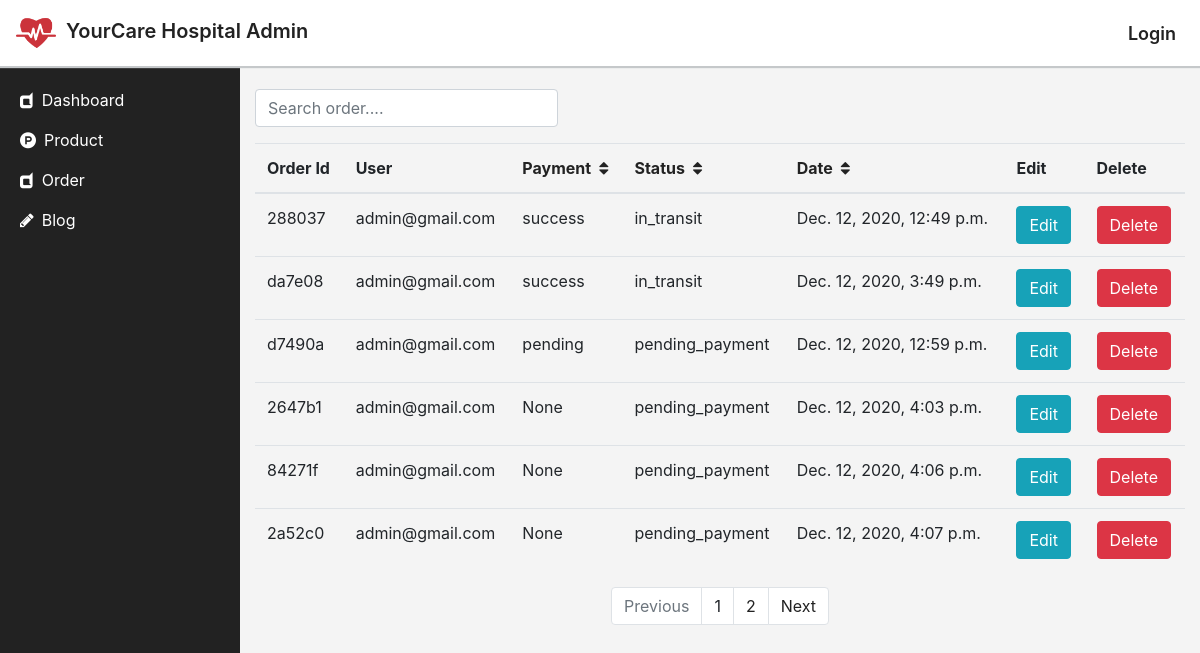
The app's page /staff/order-list?order_by=status__on_type&dir_by=asc&dir_col=-date, older data.
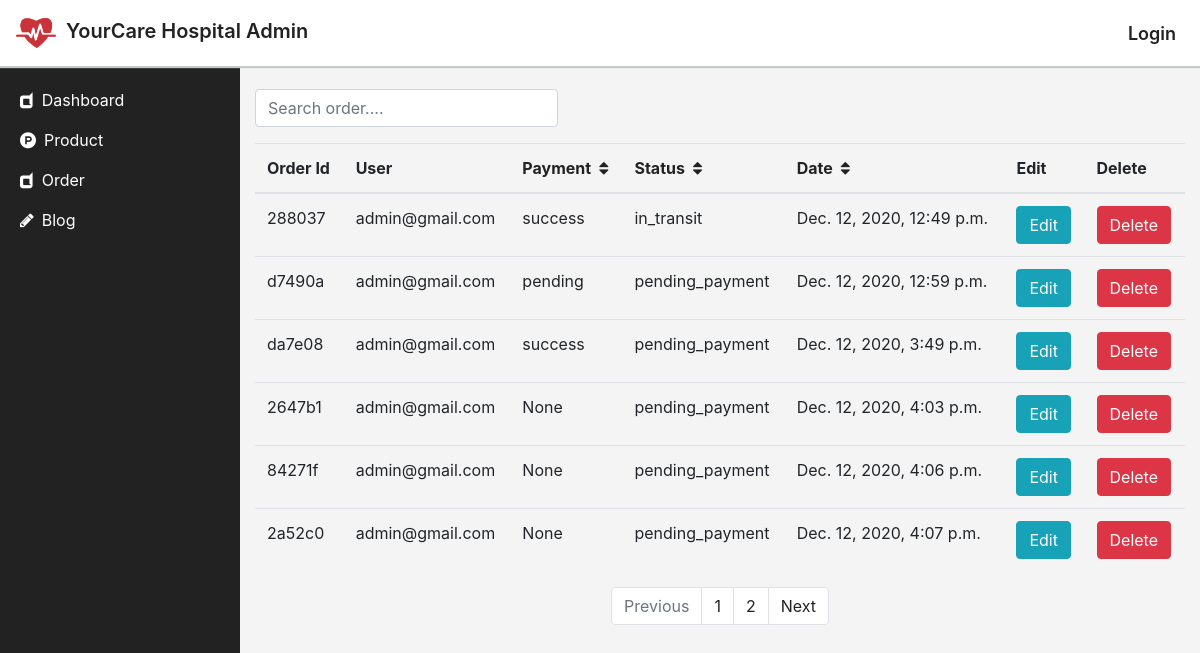
The same page, newer data.
### sell/models.py (models this page shows, shortened)
class Order(models.Model):
	order_id = models.CharField(max_length=20)
	user = models.ForeignKey(
		UserProfile,
		on_delete = models.CASCADE,
		null=True,
		blank=True,
		related_name='orders',
	)
	session_id = models.CharField(max_length=100, null=True, blank=True)
	carts = models.ManyToManyField(Cart)
	shipping_address = models.ForeignKey(
		ShippingAddress,
		on_delete = models.SET_NULL,
		null=True,
		blank=True,
		related_name = 'shipping_addresses',
	)
	order_note = models.TextField(max_length=500, null=True, blank=True)
	status = models.ForeignKey(
		OrderStatus,
		on_delete = models.SET_NULL,
		null=True,
		blank=True,
		related_name='statuses'
	)
	payment = models.ForeignKey(
		Payment,
		on_delete = models.SET_NULL,
		null=True,
		blank=True,
		related_name = 'payments',
	)
	date = models.DateTimeField(auto_now_add=True)

class Payment(models.Model):
	order = models.ForeignKey(
		'Order',
		on_delete = models.CASCADE,
		related_name = 'payments',
	)
	status = models.CharField(
		max_length=100,
		choices = PaymentStatusChoice.choices,
		default = PaymentStatusChoice.PENDING
	)
	chash_on_delivery = models.BooleanField(default=False)
	card = models.BooleanField(default=False)
	mobile_banking = models.BooleanField(default=False)
	transaction_id = models.CharField(max_length=100,blank=True)
	amount = models.FloatField(default=0)
	shipping_price = models.FloatField(default=0)
	date = models.DateTimeField(auto_now_add=True)
	def __str__(self):
		return self.status

class OrderStatus(models.Model):
	order = models.ForeignKey(
		'Order',
		on_delete=models.CASCADE,
		related_name = 'statuses',
	)
	on_type = models.CharField(
		max_length = 100,
		choices = StatusChoice.choices,
		default = StatusChoice.PENDING_PAYMENT,
	)
	date = models.DateTimeField(auto_now_add=True)
	def __str__(self):
		return self.on_type

### account/models.py (models this page shows, shortened)
class UserProfile(AbstractBaseUser, PermissionsMixin):
	username = models.CharField(max_length=255, null=True, blank=True)
	first_name = models.CharField(max_length=255,null=True, blank=True)
	last_name = models.CharField(max_length=255, null=True, blank=True)
	email = models.EmailField(max_length=100, unique=True)
	phone = models.CharField(max_length=100,null=True, blank=True)
	status = models.BooleanField (default = False)
	user_image = models.ImageField(upload_to='user_images', null=True, blank=True)
	division = models.CharField(max_length=255, null=True, blank=True)
	city = models.CharField(max_length=255, null=True, blank=True)
	address = models.CharField(max_length=255, null=True, blank=True)
	is_active = models.BooleanField(default=True)
	is_staff = models.BooleanField(default=False)
	date = models.DateTimeField(auto_now_add=True, null=True)
	objects = UserProfileManager()
	USERNAME_FIELD = 'email'
	class Meta:
		ordering = ('-first_name',)
	def __str__(self):
		return self.email

### staff/views.py (the view)
# urls.py: path('order-list', views.OrderList.as_view(), name='order_list'),
class OrderList(View):
	template_name = 'staff/order/order_list.html'
	def get(self, request):
		direction_by = request.GET.get('dir_by','desc')
		search_by = request.GET.get('search')
		direction_column = request.GET.get('dir_col')
		order_by = request.GET.get('order_by','-date')
		if direction_column==order_by:
			if direction_by == 'asc':
				order_by = '-{}'.format(order_by)
				direction_by='desc'
			else:
				direction_by='asc'
		else:
			direction_by='asc'
		direction_column = order_by
		if search_by:
			orders = sell_model.Order.objects.filter( Q(order_id__icontains=search_by) | Q(user__email__icontains=search_by) | Q(payment__status__icontains=search_by) ).order_by(order_by.lower()).all()
		else:
			orders = sell_model.Order.objects.order_by(order_by.lower()).all()
		paginator = Paginator(orders, 6)
		page = request.GET.get('page')
		try:
			all_orders = paginator.get_page(page)
		except PageNotAnInteger:
			all_orders = paginator.get_page(page)
		except EmptyPage:
			all_orders = paginator.get_page(page)
		contexts = {
			'all_orders': all_orders,
			'order_by': order_by,
			'direction_by': direction_by,
			'direction_column': direction_column,
		}
		return render(request, self.template_name, contexts)

### staff/templates/staff/order/order_list.html (shortened to what this page needs)
{% extends 'base_staff.html' %}
{% block content %}
<div class="container my-4">
	<form method="GET">
		<div class="form-row">
			<div class="form-group col-4">
				<input class="form-control" type="" name="search" placeholder="Search order....">
			</div>
		</div>
	</form>
	<div class="table-responsive">
		<table class="table">
			<thead>
				<tr>
					<th><a>Order Id</a></th>
					<th><a>User</a></th>
					<th><a href="?order_by=payment__status&dir_by={{direction_by}}&dir_col={{direction_column}}">Payment<i class="ml-2 fa fa-sort" aria-hidden="true"></i></a></th>
					<th><a href="?order_by=status__on_type&dir_by={{direction_by}}&dir_col={{direction_column}}">Status<i class="ml-2 fa fa-sort" aria-hidden="true"></i></a></th>
					<th><a href="?order_by=date&dir_by={{direction_by}}&dir_col={{direction_column}}">Date<i class="ml-2 fa fa-sort" aria-hidden="true"></i></a></th>
					<th><a>Edit</a></th>
					<th><a>Delete</a></th>
				</tr>
			</thead>
			<tbody>
				{% for order in all_orders %}
					<tr>
						<td>{{order.order_id}}</td>
						<td>{{order.user}}</td>
						<td>{{order.payment}}</td>
						<td>{{order.status}}</td>
						<td>{{order.date}}</td>
						<td>
							<a class="btn btn-info" href="{% url 'staff:edit_order' order.id %}" style="color: #fff;">Edit</a>
						</td>
						<td>
							<a class="btn btn-danger" href="" style="color: #fff;">Delete</a>
						</td>
					</tr>
				{% endfor %}
			</tbody>
		</table>
		<nav aria-label="Page navigation example">
			{% if all_orders.has_other_pages %}
				<ul class="pagination justify-content-center">
					{% if all_orders.has_previous %}
						<li class="page-item">
							<a class="page-link" href="?page={{all_orders.previous_page_number}}&order_by={{order_by}}">Previous</a>
						</li>
					{% else %}
						<li class="page-item disabled">
							<a class="page-link">Previous</a>
						</li>
					{% endif %}
					{% for i in all_orders.paginator.page_range %}
						{% if all_orders.number == i %}
							<li class="active">
								<a class="page-link">{{i}}<span class="sr-only">(current)</span></a>
							</li>
						{% else %}
							<li>
								<a class="page-link" href="?page={{i}}&order_by={{order_by}}">{{i}}</a>
							</li>
						{% endif %}
					{% endfor %}
					{% if all_orders.has_next %}
						<li class="page-item">
							<a class="page-link" href="?page={{all_orders.next_page_number}}&order_by={{order_by}}">Next</a>
						</li>
					{% else %}
						<li class="page-item disabled">
							<a class="page-link" >Next</a>
						</li>
					{% endif %}
				</ul>
			{% endif %}
		</nav>
	</div>
</div>
{% endblock %}

### staff/templates/base_staff.html (shortened to what this page needs)
<!DOCTYPE html>
<html>
	<head>
		{% load static %}
		<link rel="stylesheet" href="{% static 'bootstrap css/bootstrap.min.css'%}" type="text/css">
		<link rel="stylesheet" href="{% static 'bootstrap css/bootstrap-grid.min.css'%}" type="text/css">
		<link rel="stylesheet" href="{% static 'bootstrap css/bootstrap-reboot.min.css' %}" type="text/css">
		<link rel="stylesheet" href="{% static 'css/font-awesome.min.css' %}" type="text/css">
		<link rel="stylesheet" href="{% static 'css/elegant-icons.css' %}" type="text/css">
		<link rel="stylesheet" href="{% static 'staff/css/main.css' %}" type="text/css">
	</head>
	<body>
			<nav class="navbar navbar-expand-lg fixed-top" style="background-color: #fff;border-bottom-width:1px;border-bottom-color:#c5c8ca;border-bottom-style: solid;box-shadow: 0 0px 1px 1px #c5c8ca;z-index: 1500;">
			    <div class="d-flex flex-grow-1">
			        <a class="navbar-brand" href="#" style="font-weight: 600;">
			        	<img src="{% static 'images/company logo.png' %}" style="width: 40px; height: 40px;margin-right: 10px;">YourCare Hospital Admin
			        </a>
			        <div class="w-100 text-right">
			        </div>
			    </div>
			    <div class="collapse navbar-collapse flex-grow-1 text-left" id="myNavbar7">
			        <ul class="navbar-nav ml-auto flex-nowrap text-capitalize"style="font-weight: 600;font-size: 18px;">
			            {% if request.user.is_authenticated %}
				            <li class="nav-item text-capitalize">
				            	<a href="{% url 'account:logout' %}" class="nav-link">logout</a>
				            </li>
				        {% else %}
				        	<li class="nav-item text-capitalize">
			                	<a href="{% url 'account:login' %}" class="nav-link">login</a>
				            </li>
			            {% endif %}
			        </ul>
			    </div>
			</nav>
		<div>
			{% include 'staff/sidebar.html' %}
			<div class="content">
			    {% block content %}
				{% endblock %}
			</div>
		</div>
	</body>
</html>

### staff/templates/staff/sidebar.html (shortened to what this page needs)
<div class="sidebar">
	<ul class="sidebar_menu">
	    <li>
	    	<a href="{% url 'staff:dashboard' %}"><i class="fa fa-dashcube mr-2" aria-hidden="true"></i>Dashboard</a>
	    </li>
		<li>
	    	<a><i class="fa fa-product-hunt mr-2" aria-hidden="true"></i>Product</a>
	    </li>
	    <li>
	    	<a href="{% url 'staff:order_list' %}"><i class="fa fa-dashcube mr-2" aria-hidden="true"></i>Order</a>
	    </li>
		<li>
	    	<a id="id_blog"><i class="fa fa-pencil mr-2" aria-hidden="true"></i>Blog</a>
	    </li>
    </ul>
</div>

### staff/static/staff/css/main.css (style rules this page uses)
body { padding-top: 65px; background-color: #f4f4f4; overflow: hidden; }
a:link { color: #222; text-decoration: none; }
ul { margin: 0; padding: 0; }
.sidebar { position: fixed; background-color: #222; width: 15rem; height: 100vh; overflow-y: auto; z-index: 1039; }
.sidebar_menu { padding: 5px; margin:10px; line-height: 30px; list-style: none; }
.sidebar_menu li { padding: 5px; list-style-type: none; }
.sidebar_menu li a { color: #fff; display: block; cursor: pointer; }
.content { padding-left: 15rem; position: relative; height: calc(100vh - 58px); overflow-y: auto; }

Row changes from the older to the newer data that the page shows:
shown differently, row unchanged: Order "Dec. 12, 2020, 12:59 p.m.": moves up the list
changed through a linked row, Order "da7e08": status "in_transit" → "pending_payment"
